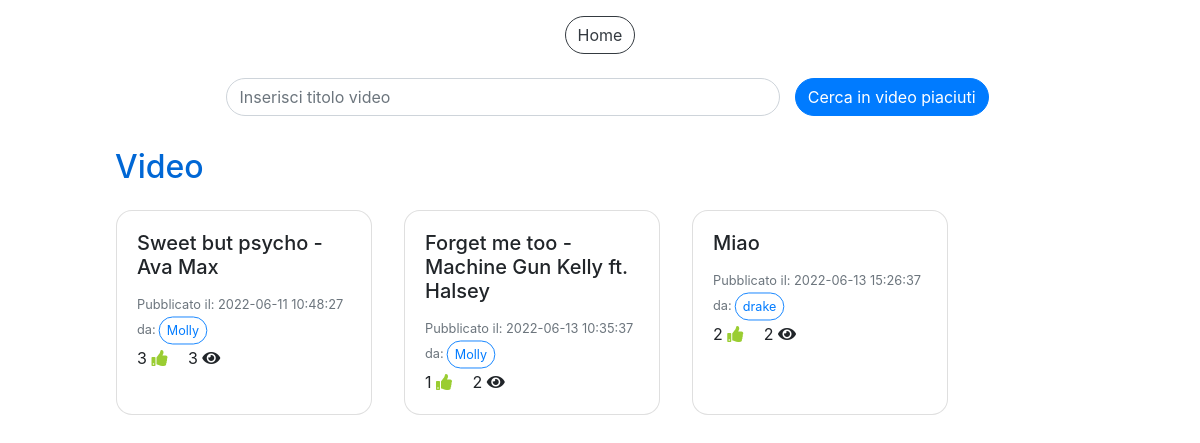
The app's page /video_piaciuti.php (signed in), older data.
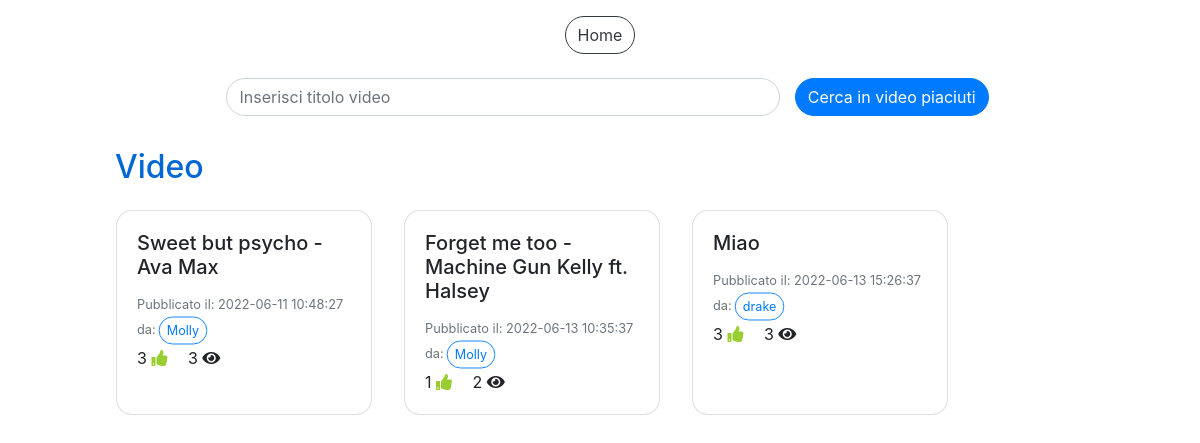
The same page, newer data.
### tables this page shows
CREATE TABLE `video` (
  `IdVideo` int(11) NOT NULL,
  `Titolo` varchar(100) NOT NULL,
  `SorgenteVideo` varchar(300) NOT NULL,
  `DataPubblicazione` datetime NOT NULL DEFAULT current_timestamp(),
  `NumeroLike` int(11) NOT NULL DEFAULT 0,
  `NumeroVisualizzazioni` int(11) NOT NULL DEFAULT 0,
  `IdAccount` int(11) NOT NULL
);

CREATE TABLE `accounts` (
  `IdAccount` int(11) NOT NULL,
  `Username` varchar(40) NOT NULL,
  `Mail` varchar(40) NOT NULL,
  `Password` varchar(100) NOT NULL,
  `Canale` tinyint(1) NOT NULL,
  `NumeroIscritti` int(11) DEFAULT NULL
);

### video_piaciuti.php (the view, shortened to what this page needs)
<!DOCTYPE html>
<html>
<head>
  <link rel="stylesheet" href="css/style.css">
  <link rel="stylesheet" href="css/custom_style.css">
</head>
<body>
  <?php
    include("db.php");
  ?>
  <div class="container-fluid pt-3">
    <div class="row justify-content-center">
      <button type="button" class="btn btn-outline-dark" onclick="location.href='home.php'">Home</button>
    </div>
    <div class="row justify-content-center">
      <div class="col-10">
      <form method="POST" class="mt-2" style="width: 100%" action="video_piaciuti.php">
          <div class="row align-items-center justify-content-center">
            <div class="form-group col-7 mt-3">
              <input type="text" id="cerca" class="form-control" name="cerca" placeholder="Inserisci titolo video">
            </div>
            <button id="bottoneCerca" class="btn btn-primary" value="">Cerca in video piaciuti</button>
          </div>
        </form>
        <h2 class="titleText mt-3">Video</h2>
        <div id="cronologia" class="row">
        <?php
          $sql="SELECT * FROM Playlists WHERE IdAccount=? AND TipoPlaylist=?";
          $query=$db->prepare($sql);
          $dati=array($_SESSION["loginID"], 2);
          $query->execute($dati);
          $ris=$query->fetchAll();
          foreach($ris as $row) {
            $idLikes=$row["IdPlaylist"];
          }
          $sql="SELECT * FROM Video v JOIN Accounts a ON v.IdAccount=a.IdAccount WHERE IdVideo IN (SELECT IdVideo FROM Composizioni_playlists WHERE IdPlaylist=?)";
          $dati=array($idLikes);
          $query=$db->prepare($sql);
          $query->execute($dati);
          $ris=$query->fetchAll();
          foreach($ris as $row) {
            $sql="SELECT * FROM Video v, Visualizzazioni vis, Accounts a WHERE v.IdVideo=vis.IdVideo AND a.IdAccount=vis.IdAccount AND vis.IdAccount=? AND vis.IdVideo=?";
            $query=$db->prepare($sql);
            $dati=array($_SESSION["loginID"], $row["IdVideo"]);
            $query->execute($dati);
            $risVis=$query->fetchAll();
            $tempoVis=-1;
            $creator=$row["Username"];
            foreach($risVis as $vis) {
              $tempoVis=$vis["TempoVisualizzazione"];
            }
            echo '<div class="card card-video m-3" style="width: 16rem;">
                    <div class="card-body card-video" onclick="cardOnClick(\''. $row["IdVideo"] .'\',\''. $row["Titolo"] .'\',\''. $row["SorgenteVideo"] .'\',\''. $tempoVis .'\',\''. $creator .'\')">
                      <h5 class="card-title card-video">'. $row["Titolo"] .'</h5>
                      <p class="card-text card-video">
                        <small class="text-muted">Pubblicato il: '. $row["DataPubblicazione"] .'<br>da:<button type="button" class="btn btn-outline-primary btn-sm mini">'. $creator .'</button></small><br>
                        '. $row["NumeroLike"] .' <i class="fa fa-thumbs-up mr-3"></i>
                        '. $row["NumeroVisualizzazioni"] .' <i class="fa fa-eye"></i>
                      </p>
                    </div>
                  </div>';
          }
        ?>
        </div>
      </div>
    </div>
  </div>
</body>
</html>

Row changes from the older to the newer data that the page shows:
changed video "Miao": NumeroLike "2" → "3"; NumeroVisualizzazioni "2" → "3"
